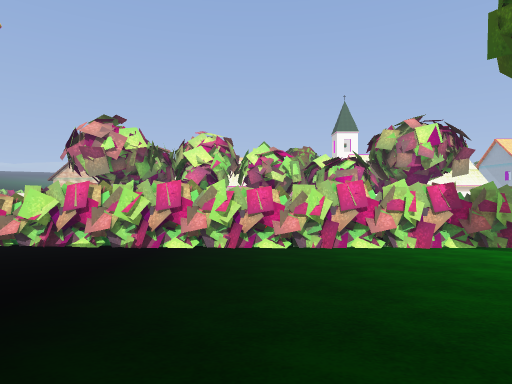
[1] (above)

21 first-person views from a walk through a 3-D level made in the Godot game engine. The camera is 1.4 m above the floor, looks level and sees 75° across. The floor is counted in squares, 2 m on a side. Each view is taken from the middle of a square. On the plan, view 1 faces up. The plan holds only what a view shows up to about 10 squares ahead; the rest is blank. The place goes on beyond the plan. Some surface patterns are stand-ins.

[2]
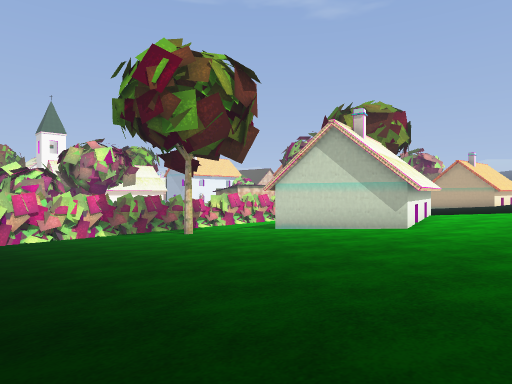

[3]
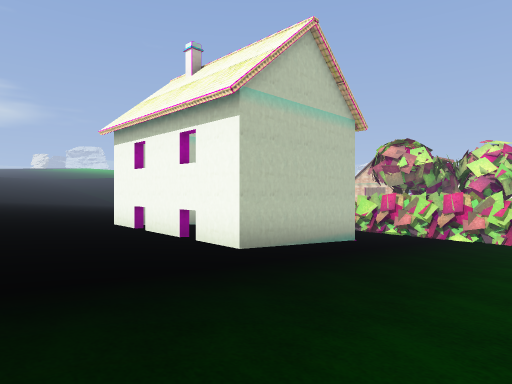

[4]
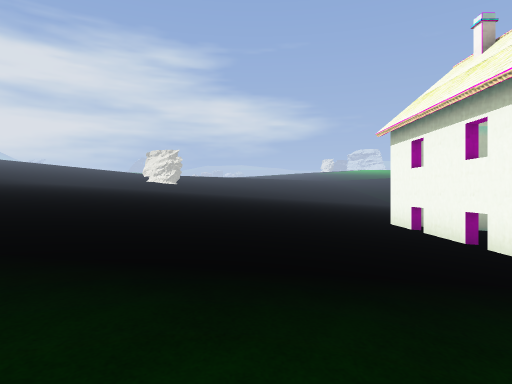

[5]
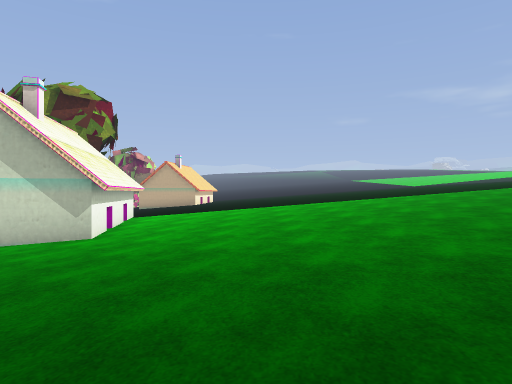

[6]
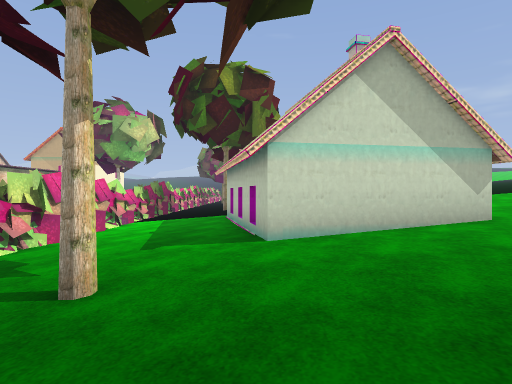

[7]
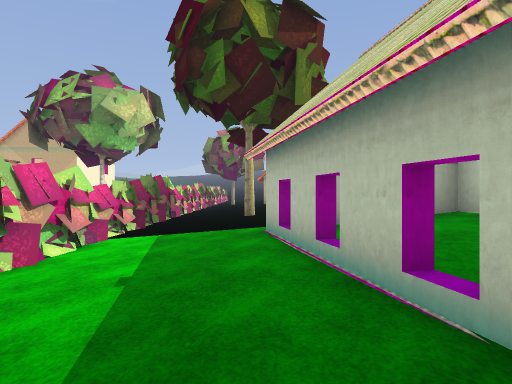

[8]
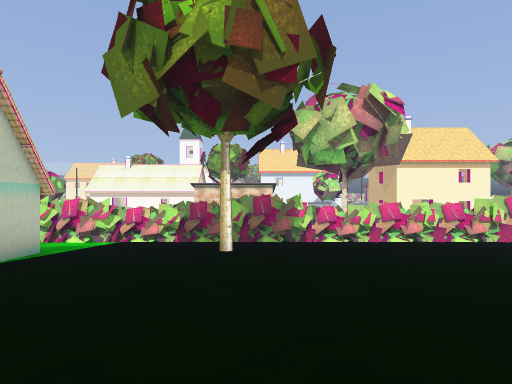

[9]
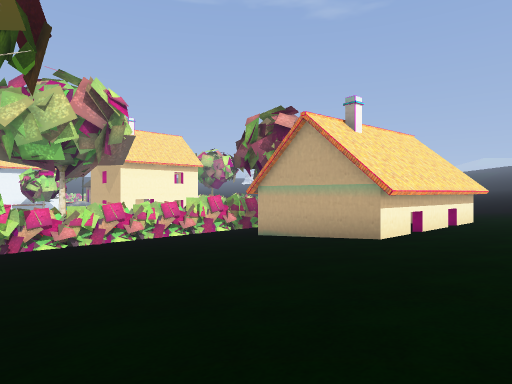

[10]
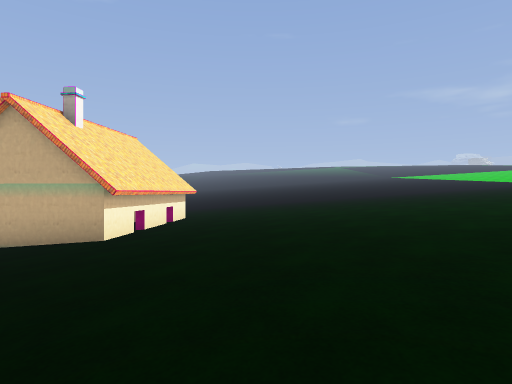

[11]
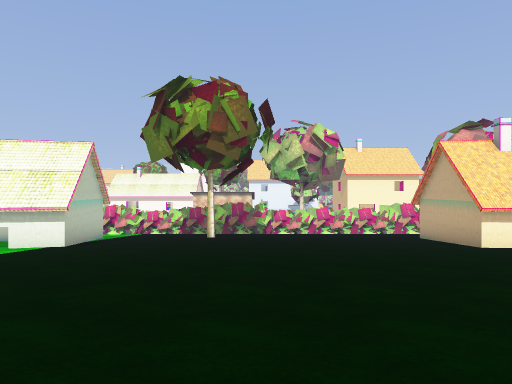

[12]
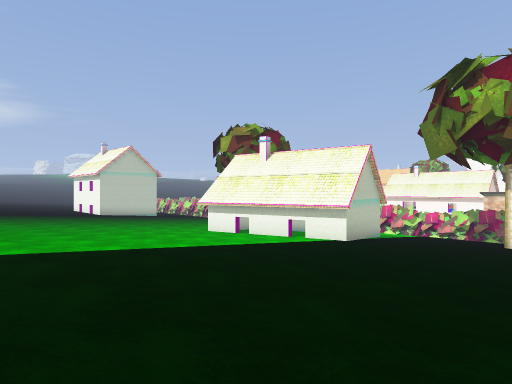

[13]
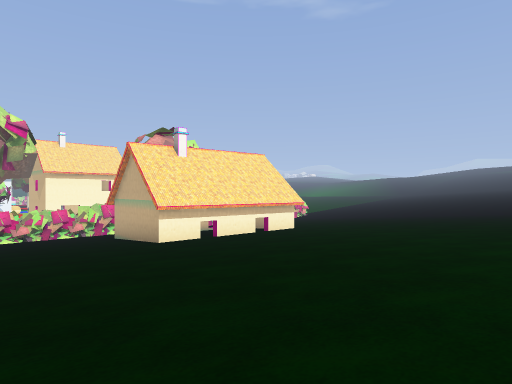

[14]
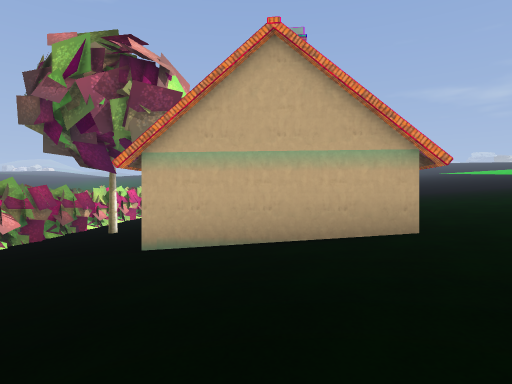

[15]
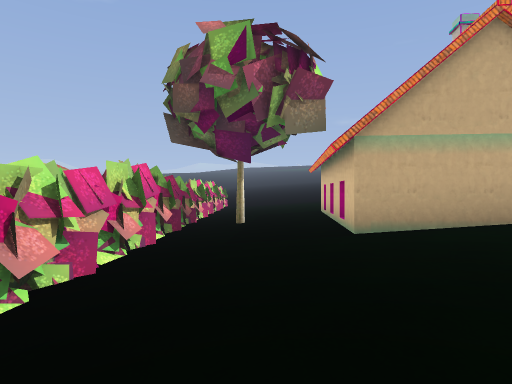

[16]
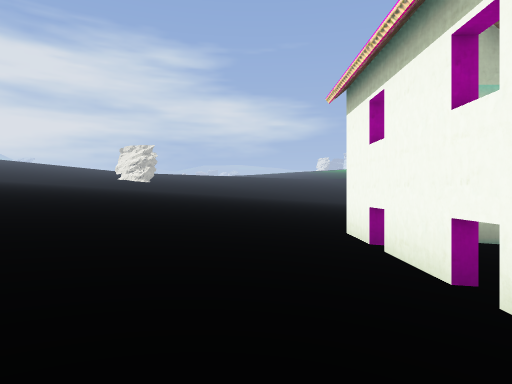

[17]
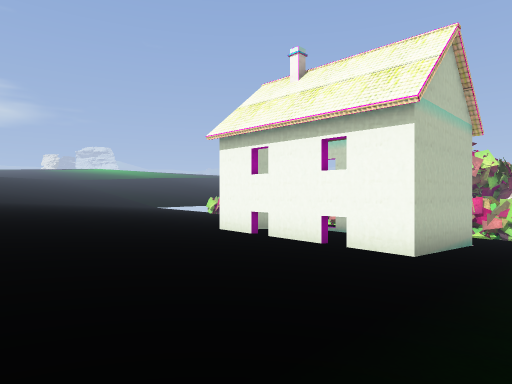

[18]
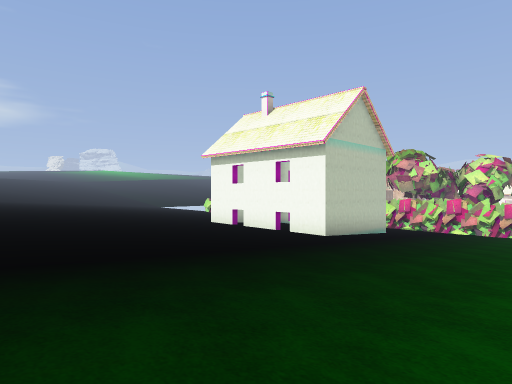

[19]
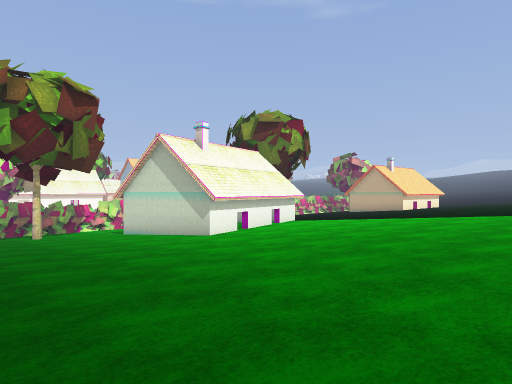

[20]
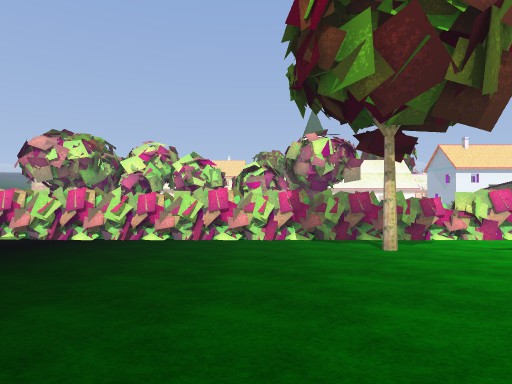

[21]
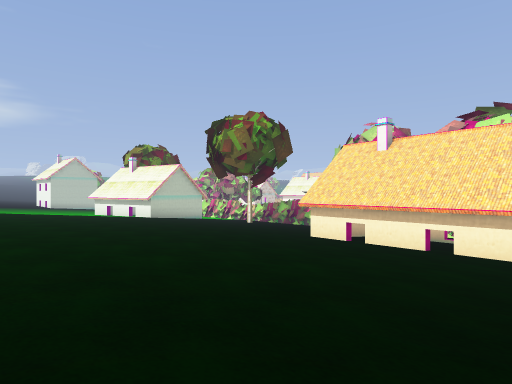

### Floor plan
Key: @ floor where view 1 was taken; # wall or solid block; x gap in a wall; . main floor; : floor 0.25 m higher than the main floor; - floor 0.25 m lower than the main floor; + floor 0.5 m higher than the main floor; _ floor 0.5 m lower than the main floor; * floor 0.75 m higher than the main floor; < floor 0.75 m lower than the main floor; ( floor 1 m lower than the main floor; ! floor 1.25 m lower than the main floor; ? floor 1.5 m lower than the main floor; = window, fence, low wall or low ledge.
Columns run from 12 left of view 1 to 29 right of it. Each row starts with its distance up from view 1.
  7        ###################################
  6        ???????????????????????????????????
  5         !!??????????????!!!!!!!!!!!!!!!#!!
  4          !!!!!!!!!#!!!!!!!!!#!!!!!!!!!!!!!
  3          #!!!!!!!!!!#xxx#(((((((((((#####(
  2     #((  #((((((((((#((((#<<<<<<<<<<# =
  1     #<<< #((((((((((#  <<#<<<<<<<<<<#
  0 ____######<<@<<<<<<<<#####__________#####
 -1 _________________________----------------
 -2 -----_________________-------------------
 -3 ------------------------..................
 -4 ......---------------.....................
 -5 .......................:::::::::::::::::::
 -6 ::::::...  .........:::::++++++++++++++++:
 -7 +::::::::  :::::::::::++++++++++++++++++++
 -8 ++++++:::  ::::::::+++++* ****************

Positions as (right, up) in squares from view 1, and headings:
1: (0, 0), facing up
2: (0, -4), facing up-right
3: (1, -4), facing up-left
4: (1, -4), facing left
5: (2, -4), facing right
6: (3, 3), facing right
7: (7, 4), facing right
8: (17, -3), facing up
9: (17, -3), facing up-right
10: (17, -3), facing right
11: (18, -8), facing up
12: (18, -8), facing up-left
13: (19, -8), facing up-right
14: (19, 2), facing right
15: (19, 5), facing right
16: (-2, -2), facing left
17: (-1, -6), facing up-left
18: (2, -8), facing up-left
19: (3, -8), facing up-right
20: (3, -2), facing up
21: (29, -8), facing up-left
